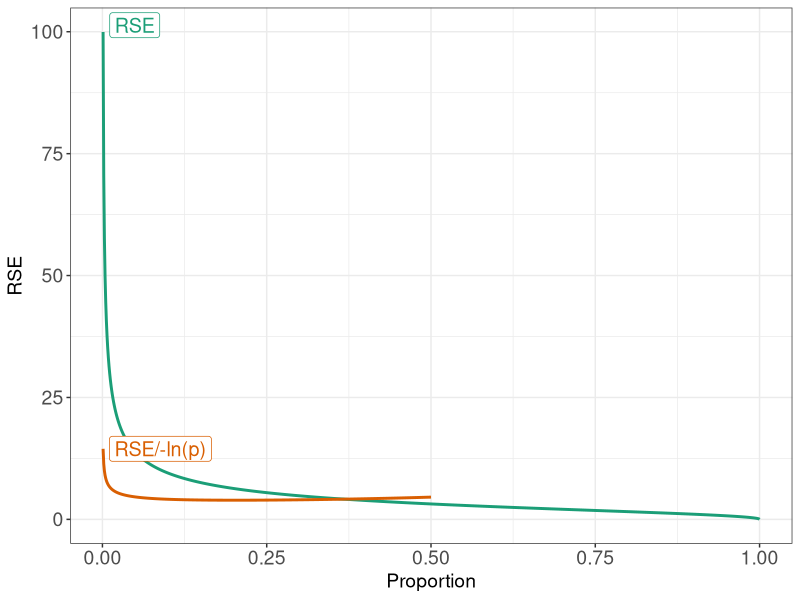

Write R code to recreate this figure.
## ---- chunk 1
#| fig-alt: "A plot showing two curves, RSE and RSE divided by the negative natural log of the proportion, against a Proportion value from 0 to 1. The RSE curve spikes steeply near 0, whereas the RSE/-ln(p) does not have as steep an increase near 0."
library(tidyverse)
dat <- tibble(n = 1000, 
              p = seq(0.001,1,.001),
              se_p = sqrt(p*(1-p)/n),
              rse_orig = 100*se_p / p,
              rse_alt = case_when(p <= 0.5 ~ rse_orig/(-log(p)),
                                  .default = NA)) %>%
  pivot_longer(cols = c(rse_orig,rse_alt), 
               values_to = "rse", names_to = "estimator") %>%
  drop_na() %>%
  mutate(est = case_when(estimator == "rse_orig" ~ "RSE",
                         estimator == "rse_alt" ~ "RSE/-ln(p)"))
theme_set(theme_bw())
dat %>%
  ggplot(aes(x = p, y = rse, group = est, color = est)) +
  geom_line(linewidth = 1) +
  ggrepel::geom_label_repel(data = filter(dat, p == 0.001),
                           aes(label = est), size = 5) +
  theme(legend.position = "none",
        axis.title = element_text(size = 14),
        axis.text = element_text(size = 14)) +
  labs(x = "Proportion", y = "RSE") + 
  scale_color_brewer(palette = "Dark2")
